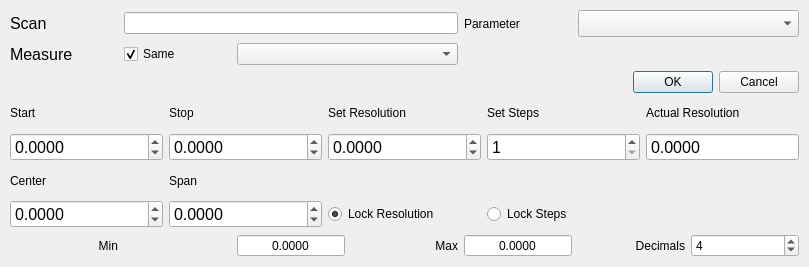
<?xml version="1.0" encoding="UTF-8"?>
<ui version="4.0">
    <class>Form</class>
    <widget class="QWidget" name="Form">
        <property name="geometry">
            <rect>
                <x>0</x>
                <y>0</y>
                <width>809</width>
                <height>267</height>
            </rect>
        </property>
        <property name="sizePolicy">
            <sizepolicy hsizetype="Preferred" vsizetype="Fixed">
                <horstretch>0</horstretch>
                <verstretch>0</verstretch>
            </sizepolicy>
        </property>
        <property name="windowTitle">
            <string>Form</string>
        </property>
        <layout class="QGridLayout" name="gridLayout">
            <property name="margin">
                <number>10</number>
            </property>
            <item row="4" column="4">
                <widget class="QDoubleSpinBox" name="uiMax">
                    <property name="alignment">
                        <set>Qt::AlignCenter</set>
                    </property>
                    <property name="readOnly">
                        <bool>true</bool>
                    </property>
                    <property name="buttonSymbols">
                        <enum>QAbstractSpinBox::NoButtons</enum>
                    </property>
                    <property name="keyboardTracking">
                        <bool>false</bool>
                    </property>
                    <property name="decimals">
                        <number>4</number>
                    </property>
                    <property name="minimum">
                        <double>-999999999.000000000000000</double>
                    </property>
                    <property name="maximum">
                        <double>999999999.000000000000000</double>
                    </property>
                    <property name="singleStep">
                        <double>0.000100000000000</double>
                    </property>
                </widget>
            </item>
            <item row="1" column="0">
                <widget class="QLabel" name="label_14">
                    <property name="font">
                        <font>
                            <pointsize>12</pointsize>
                        </font>
                    </property>
                    <property name="text">
                        <string>Measure</string>
                    </property>
                </widget>
            </item>
            <item row="4" column="6">
                <widget class="QSpinBox" name="uiDecimals">
                    <property name="keyboardTracking">
                        <bool>false</bool>
                    </property>
                    <property name="minimum">
                        <number>0</number>
                    </property>
                    <property name="maximum">
                        <number>10</number>
                    </property>
                    <property name="value">
                        <number>4</number>
                    </property>
                </widget>
            </item>
            <item row="4" column="0">
                <widget class="QLabel" name="label_2">
                    <property name="sizePolicy">
                        <sizepolicy hsizetype="Preferred" vsizetype="Preferred">
                            <horstretch>0</horstretch>
                            <verstretch>0</verstretch>
                        </sizepolicy>
                    </property>
                    <property name="text">
                        <string>Min</string>
                    </property>
                    <property name="alignment">
                        <set>Qt::AlignRight|Qt::AlignTrailing|Qt::AlignVCenter</set>
                    </property>
                </widget>
            </item>
            <item row="4" column="2">
                <widget class="QDoubleSpinBox" name="uiMin">
                    <property name="alignment">
                        <set>Qt::AlignCenter</set>
                    </property>
                    <property name="readOnly">
                        <bool>true</bool>
                    </property>
                    <property name="buttonSymbols">
                        <enum>QAbstractSpinBox::NoButtons</enum>
                    </property>
                    <property name="keyboardTracking">
                        <bool>false</bool>
                    </property>
                    <property name="decimals">
                        <number>4</number>
                    </property>
                    <property name="minimum">
                        <double>-999999999.000000000000000</double>
                    </property>
                    <property name="maximum">
                        <double>999999999.000000000000000</double>
                    </property>
                    <property name="singleStep">
                        <double>0.000100000000000</double>
                    </property>
                </widget>
            </item>
            <item row="4" column="3">
                <widget class="QLabel" name="label_3">
                    <property name="text">
                        <string>Max</string>
                    </property>
                    <property name="alignment">
                        <set>Qt::AlignRight|Qt::AlignTrailing|Qt::AlignVCenter</set>
                    </property>
                </widget>
            </item>
            <item row="0" column="0">
                <widget class="QLabel" name="label_11">
                    <property name="font">
                        <font>
                            <pointsize>12</pointsize>
                        </font>
                    </property>
                    <property name="text">
                        <string>Scan</string>
                    </property>
                </widget>
            </item>
            <item row="4" column="5">
                <widget class="QLabel" name="label_4">
                    <property name="text">
                        <string>Decimals</string>
                    </property>
                    <property name="alignment">
                        <set>Qt::AlignRight|Qt::AlignTrailing|Qt::AlignVCenter</set>
                    </property>
                </widget>
            </item>
            <item row="3" column="0" colspan="7">
                <layout class="QGridLayout" name="gridLayout_2">
                    <item row="2" column="0">
                        <widget class="QDoubleSpinBox" name="uiStart">
                            <property name="font">
                                <font>
                                    <pointsize>12</pointsize>
                                </font>
                            </property>
                            <property name="keyboardTracking">
                                <bool>false</bool>
                            </property>
                            <property name="decimals">
                                <number>4</number>
                            </property>
                            <property name="minimum">
                                <double>-999999999.000000000000000</double>
                            </property>
                            <property name="maximum">
                                <double>999999999.000000000000000</double>
                            </property>
                            <property name="singleStep">
                                <double>0.000100000000000</double>
                            </property>
                        </widget>
                    </item>
                    <item row="4" column="0">
                        <widget class="QDoubleSpinBox" name="uiCenter">
                            <property name="font">
                                <font>
                                    <pointsize>12</pointsize>
                                </font>
                            </property>
                            <property name="keyboardTracking">
                                <bool>false</bool>
                            </property>
                            <property name="decimals">
                                <number>4</number>
                            </property>
                            <property name="minimum">
                                <double>-999999999.000000000000000</double>
                            </property>
                            <property name="maximum">
                                <double>999999999.000000000000000</double>
                            </property>
                            <property name="singleStep">
                                <double>0.000100000000000</double>
                            </property>
                        </widget>
                    </item>
                    <item row="3" column="1">
                        <widget class="QLabel" name="label_10">
                            <property name="text">
                                <string>Span</string>
                            </property>
                        </widget>
                    </item>
                    <item row="3" column="0">
                        <widget class="QLabel" name="label_9">
                            <property name="text">
                                <string>Center</string>
                            </property>
                        </widget>
                    </item>
                    <item row="2" column="4">
                        <widget class="QDoubleSpinBox" name="uiActualResolution">
                            <property name="font">
                                <font>
                                    <pointsize>12</pointsize>
                                </font>
                            </property>
                            <property name="readOnly">
                                <bool>true</bool>
                            </property>
                            <property name="buttonSymbols">
                                <enum>QAbstractSpinBox::NoButtons</enum>
                            </property>
                            <property name="keyboardTracking">
                                <bool>false</bool>
                            </property>
                            <property name="decimals">
                                <number>4</number>
                            </property>
                            <property name="minimum">
                                <double>-999999999.000000000000000</double>
                            </property>
                            <property name="maximum">
                                <double>999999999.000000000000000</double>
                            </property>
                            <property name="singleStep">
                                <double>0.000100000000000</double>
                            </property>
                        </widget>
                    </item>
                    <item row="2" column="2">
                        <widget class="QDoubleSpinBox" name="uiSetResolution">
                            <property name="font">
                                <font>
                                    <pointsize>12</pointsize>
                                </font>
                            </property>
                            <property name="keyboardTracking">
                                <bool>false</bool>
                            </property>
                            <property name="decimals">
                                <number>4</number>
                            </property>
                            <property name="minimum">
                                <double>-999999999.000000000000000</double>
                            </property>
                            <property name="maximum">
                                <double>999999999.000000000000000</double>
                            </property>
                            <property name="singleStep">
                                <double>0.000100000000000</double>
                            </property>
                        </widget>
                    </item>
                    <item row="4" column="1">
                        <widget class="QDoubleSpinBox" name="uiSpan">
                            <property name="font">
                                <font>
                                    <pointsize>12</pointsize>
                                </font>
                            </property>
                            <property name="keyboardTracking">
                                <bool>false</bool>
                            </property>
                            <property name="decimals">
                                <number>4</number>
                            </property>
                            <property name="minimum">
                                <double>-999999999.000000000000000</double>
                            </property>
                            <property name="maximum">
                                <double>999999999.000000000000000</double>
                            </property>
                            <property name="singleStep">
                                <double>0.000100000000000</double>
                            </property>
                        </widget>
                    </item>
                    <item row="1" column="1">
                        <widget class="QLabel" name="label_5">
                            <property name="text">
                                <string>Stop</string>
                            </property>
                        </widget>
                    </item>
                    <item row="1" column="3">
                        <widget class="QLabel" name="label_7">
                            <property name="text">
                                <string>Set Steps</string>
                            </property>
                        </widget>
                    </item>
                    <item row="4" column="3">
                        <widget class="QRadioButton" name="uiLockSteps">
                            <property name="text">
                                <string>Lock Steps</string>
                            </property>
                            <attribute name="buttonGroup">
                                <string notr="true">buttonGroup</string>
                            </attribute>
                        </widget>
                    </item>
                    <item row="2" column="3">
                        <widget class="QSpinBox" name="uiSteps">
                            <property name="font">
                                <font>
                                    <pointsize>12</pointsize>
                                </font>
                            </property>
                            <property name="keyboardTracking">
                                <bool>false</bool>
                            </property>
                            <property name="minimum">
                                <number>1</number>
                            </property>
                            <property name="maximum">
                                <number>999999999</number>
                            </property>
                        </widget>
                    </item>
                    <item row="4" column="2">
                        <widget class="QRadioButton" name="uiLockResolution">
                            <property name="text">
                                <string>Lock Resolution</string>
                            </property>
                            <property name="checked">
                                <bool>true</bool>
                            </property>
                            <attribute name="buttonGroup">
                                <string notr="true">buttonGroup</string>
                            </attribute>
                        </widget>
                    </item>
                    <item row="2" column="1">
                        <widget class="QDoubleSpinBox" name="uiStop">
                            <property name="font">
                                <font>
                                    <pointsize>12</pointsize>
                                </font>
                            </property>
                            <property name="keyboardTracking">
                                <bool>false</bool>
                            </property>
                            <property name="decimals">
                                <number>4</number>
                            </property>
                            <property name="minimum">
                                <double>-999999999.000000000000000</double>
                            </property>
                            <property name="maximum">
                                <double>999999999.000000000000000</double>
                            </property>
                            <property name="singleStep">
                                <double>0.000100000000000</double>
                            </property>
                        </widget>
                    </item>
                    <item row="1" column="4">
                        <widget class="QLabel" name="label_8">
                            <property name="text">
                                <string>Actual Resolution</string>
                            </property>
                        </widget>
                    </item>
                    <item row="1" column="2">
                        <widget class="QLabel" name="label_6">
                            <property name="text">
                                <string>Set Resolution</string>
                            </property>
                        </widget>
                    </item>
                    <item row="1" column="0">
                        <widget class="QLabel" name="label">
                            <property name="text">
                                <string>Start</string>
                            </property>
                        </widget>
                    </item>
                </layout>
            </item>
            <item row="0" column="4">
                <widget class="QLabel" name="label_13">
                    <property name="text">
                        <string>Parameter</string>
                    </property>
                </widget>
            </item>
            <item row="0" column="5" colspan="2">
                <widget class="QComboBox" name="parameter">
                    <property name="font">
                        <font>
                            <pointsize>12</pointsize>
                        </font>
                    </property>
                </widget>
            </item>
            <item row="1" column="2" colspan="2">
                <widget class="QComboBox" name="measure"/>
            </item>
            <item row="1" column="1">
                <widget class="QCheckBox" name="same">
                    <property name="text">
                        <string>Same</string>
                    </property>
                    <property name="checked">
                        <bool>true</bool>
                    </property>
                </widget>
            </item>
            <item row="2" column="2" colspan="5">
                <widget class="QDialogButtonBox" name="buttons">
                    <property name="standardButtons">
                        <set>QDialogButtonBox::Cancel|QDialogButtonBox::Ok</set>
                    </property>
                    <property name="centerButtons">
                        <bool>false</bool>
                    </property>
                </widget>
            </item>
            <item row="0" column="1" colspan="3">
                <widget class="QLineEdit" name="scan">
                    <property name="readOnly">
                        <bool>true</bool>
                    </property>
                </widget>
            </item>
        </layout>
    </widget>
    <resources/>
    <connections/>
    <buttongroups>
        <buttongroup name="buttonGroup"/>
    </buttongroups>
</ui>
